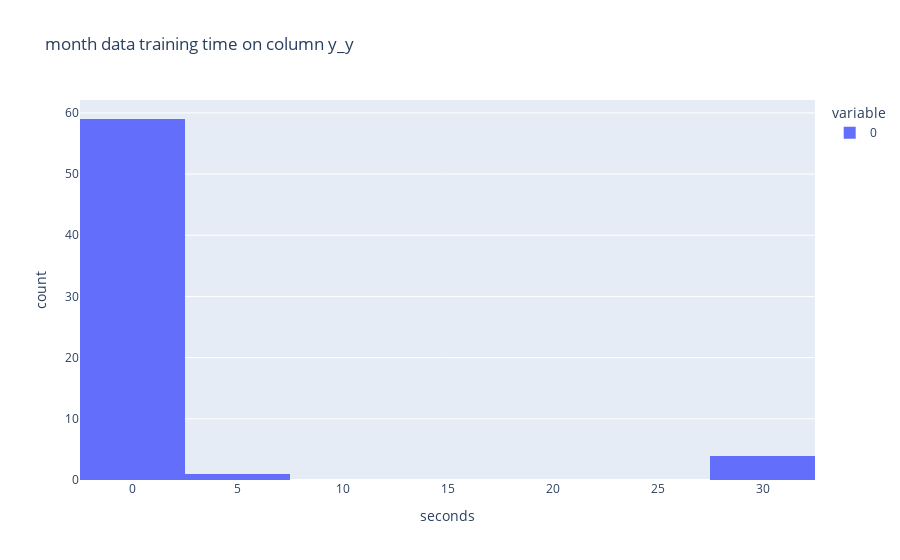

This figure's notebook cell:
### Code cell
px.histogram([i.average for i in ans[3]],
            title='month data training time on column y_y',
            labels={'value':'seconds'})

### Figure 1 — Plotly figure (JSON) as saved in the notebook; plotly's stock layout.template omitted (floating-point values rounded to 4 significant figures)
{"data": [{"alignmentgroup": "True", "bingroup": "x", "hovertemplate": "variable=0<br>seconds=%{x}<br>count=%{y}<extra></extra>", "legendgroup": "0", "marker": {"color": "#636efa"}, "name": "0", "offsetgroup": "0", "orientation": "v", "showlegend": true, "type": "histogram", "x": [2.819, 0.1893, 2.391, 0.1538, 1.19, 0.2017, 0.356, 0.642, 0.07316, 0.0451, 0.05097, 0.1251, 0.1261, 0.06834, 0.03945, 0.137, 0.1503, 0.2029, 0.1673, 0.2163, 0.1577, 0.1677, 0.187, 0.1754, 0.04324, 0.04503, 0.06227, 0.09999, 0.04416, 0.07342, 0.04724, 0.1277, 0.1675, 0.2366, 0.2788, 0.3563, 0.2117, 0.2027, 0.344, 0.344, 0.04133, 0.0721, 0.06311, 0.1, 0.04248, 0.07333, 0.04739, 0.1243, 0.4642, 0.4053, 30.15, 30.61, 0.4436, 0.4323, 30.7, 31.67, 0.03629, 0.1224, 0.04233, 0.1008, 0.04081, 0.1261, 0.04749, 0.1395], "xaxis": "x", "yaxis": "y"}], "layout": {"barmode": "relative", "legend": {"title": {"text": "variable"}, "tracegroupgap": 0}, "title": {"text": "month data training time on column y_y"}, "xaxis": {"anchor": "y", "domain": [0, 1], "title": {"text": "seconds"}}, "yaxis": {"anchor": "x", "domain": [0, 1], "title": {"text": "count"}}}}
